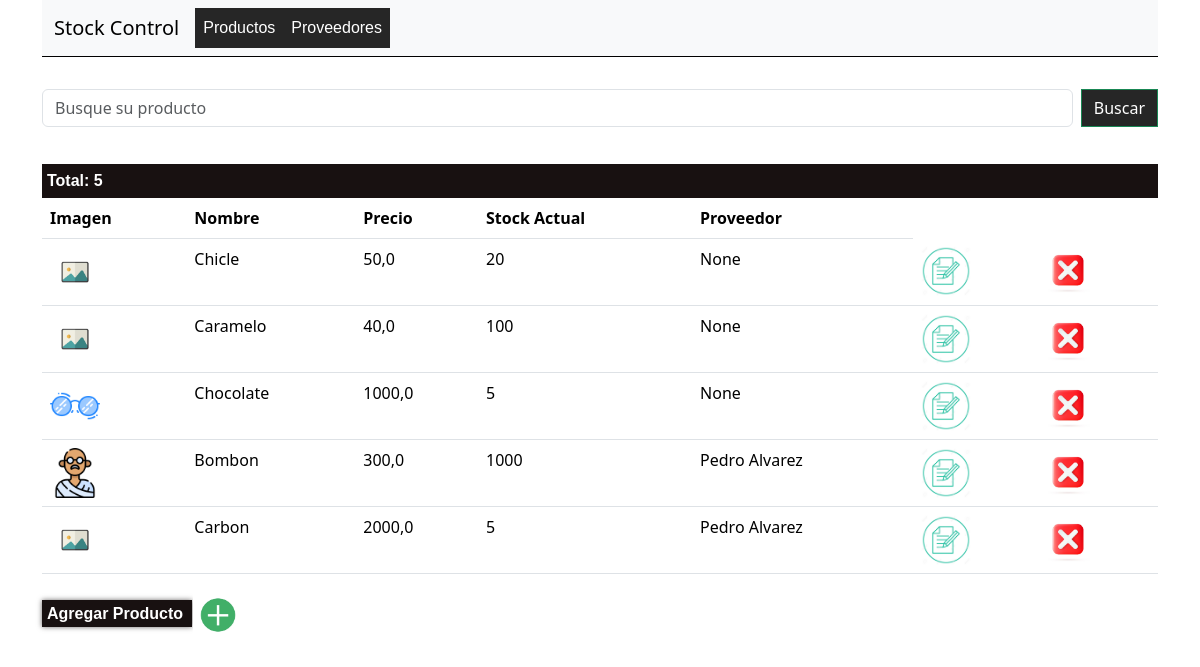
The page /compra/productos/ on the database as committed earlier.
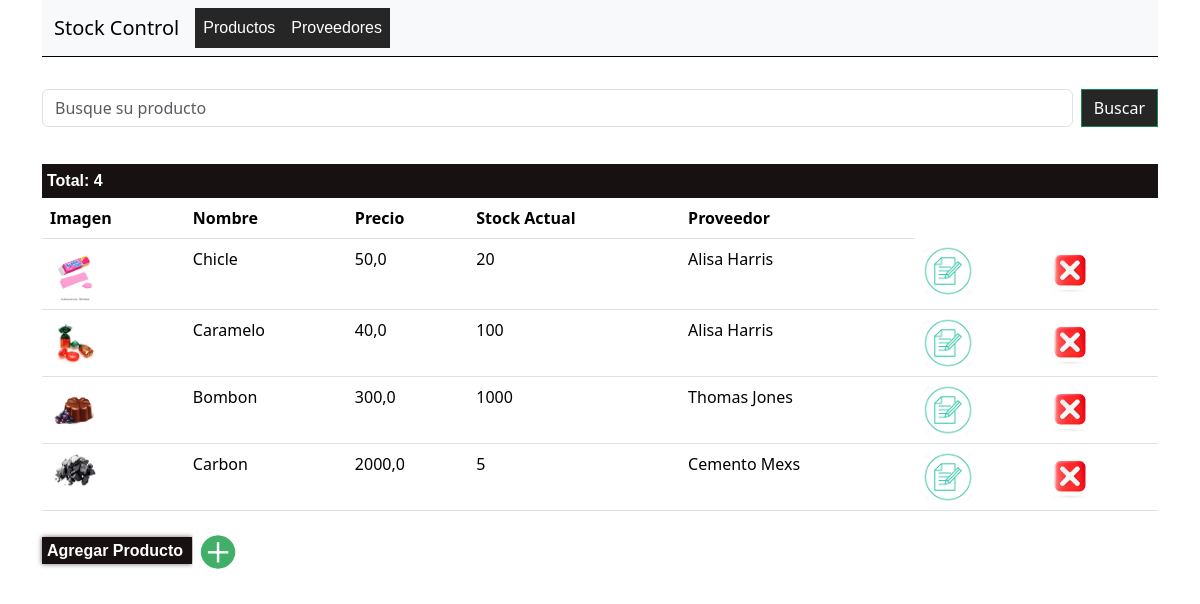
The same page on the database as committed later.
### compra/models.py (models this page shows, shortened)
class Producto(models.Model):
    nombre = models.CharField(max_length=50)
    precio = models.FloatField() or models.IntegerField()
    stock_actual = models.IntegerField()
    proveedor = models.ForeignKey(Proveedor, on_delete= models.CASCADE, null=True , blank=True)
    foto = models.ImageField(upload_to='producto_img/', default= 'producto_default.avif')

class Proveedor(models.Model):
    nombre = models.CharField(max_length=50)
    apellido = models.CharField(max_length=50)
    dni = models.IntegerField()
    foto = models.ImageField(upload_to='proveedor_img/', default= 'contacto.png')
    def __str__(self):
        return F"{self.nombre} {self.apellido}"

### compra/views.py (the view)
# urls.py: path("productos/", lista_productos , name = "listado_productos"),
def lista_productos(request):
    productos = Producto.objects.all()
    return render(request, "compra/front_productos.html", {"productos" : productos})

### templates/compra/front_productos.html (shortened to what this page needs)
{% extends "base.html" %}
{% load static %}
{% block content %}
<link rel="stylesheet" href="{% static 'css/front_productos.css' %}">
<div>
<form class="d-flex" role="search" method = "post" action = "{% url 'compra:busqueda_producto' %}"  >
  <input class="form-control me-2" type="search" placeholder="Busque su producto" aria-label="Search" name="buscar">
  <button class="btn btn-outline-success" type="submit">Buscar</button>
</form>
</div>
<th>
  <div class = "cantidad">  Total: {{productos.count}}</div>
</th>
<table class="table table-hover">
    <thead>
      <tr>
        <th scope="col">Imagen</th>
        <th scope="col">Nombre</th>
        <th scope="col">Precio</th>
        <th scope="col">Stock Actual</th>
        <th scope="col">Proveedor</th>
      </tr>
    </thead>
    <tbody>
        {% for producto in productos %}
      <tr>
        <th scope="row">
           <a href = "{% url 'compra:productos_por_id' producto.id %}">
            <img src = "{{producto.foto.url}}" width ="50px" />
           </a>
        </th>
        <td>{{producto.nombre}}</td>
        <td>{{producto.precio}}</td>
        <td>{{producto.stock_actual}}</td>
        <td>
            {{producto.proveedor}}
        </td>
        <td>
          <a href = "{% url 'compra:producto_modificar' producto.pk %}">
            <img src = "{% static 'img/modificar1.png' %}" alt = "MODIFICAR" width = "50px" />
          </a>
        </td>
        <td>
          <a href = "{% url 'compra:producto_eliminar' producto.pk %}">
            <img src = "{% static 'img/delete.avif' %}" alt = "ELIMINAR" width = "50px" />
          </a>
        </td>
      </tr>
        {% endfor %}
    </tbody>
  </table>
  <th>
    <a class = "agregar" href = "{% url 'compra:producto_crear' %}"> Agregar Producto
    </a>
    <a href = "{% url 'compra:producto_crear' %}">
    <img class = "agregar_btn" src = "{% static 'img/agregar.avif' %}" alt = "AGREGAR" width = "50px"/>
    </a>
  </th>
{% endblock content %}

### templates/base.html (shortened to what this page needs)
{% load static %}
<!doctype html>
<link rel="stylesheet" href="{% static 'css/front_base.css' %}">
<html lang="en">
  <head>
    <link href="https://cdn.jsdelivr.net/npm/bootstrap@5.3.3/dist/css/bootstrap.min.css" rel="stylesheet">
  </head>
  <body>
    <div class="container" >
  <nav class="navbar navbar-expand-lg bg-body-tertiary">
    <div class="container-fluid">
      <a class="navbar-brand"  href = "{% url 'compra:inicio' %}" >Stock Control</a>
      <div class="collapse navbar-collapse" id="navbarNav">
        <ul class="navbar-nav">
          <li class="nav-item">
            <a class="nav-link" href= "{% url 'compra:listado_productos' %}">Productos</a>
          </li>
          <li class="nav-item">
            <a class="nav-link" href="{% url 'compra:listado_proveedores' %}">Proveedores</a>
          </li>
        </ul>
      </div>
    </div>
  </nav>
        {% block content %}
        {% endblock content %}
    </div>
  </body>
</html>

### static/css/front_base.css (style rules this page uses)
.navbar { padding-bottom: .3em; margin-bottom: 2em; border-bottom: 1px solid hsl(0, 0%, 0%) }
.navbar ul { list-style-type: none; padding: 0; margin: 0; background:hsl(0, 0%, 15%); }
.navbar li a { display: block; text-decoration: none; color: hsl(0, 0%, 100%); font-family: Arial; }

### static/css/front_productos.css (style rules this page uses)
.d-flex { padding-bottom: .3em; margin-bottom: 2em; }
.btn { background:hsl(0, 0%, 15%); color: hsl(0, 0%, 100%); border-radius: 0px; }
.cantidad { background-color: hsl(0, 17%, 8%); color: hsl(0, 0%, 100%); padding: 5px 5px 5px 5px; text-decoration: none; font-weight: bold; border-radius: 0px; font-family: Arial; }
.agregar { background-color: hsl(0, 17%, 8%); color: hsl(0, 0%, 100%); border-radius: 0px; font-family: Arial; font-weight: bold; padding: 5px 5px 5px 5px; text-decoration: none; box-shadow: 0px 0px 5px rgb(109, 106, 106); }
.agregar_btn { margin-left: 1px; }

Rows that differ between the two databases and show on the page:
removed Producto: foto (picture), nombre "Chocolate", precio "1000,0", stock_actual "5", proveedor "None"
changed Producto "Chicle": foto: picture added in place of a placeholder; proveedor "None" → "Alisa Harris"
changed Producto "Caramelo": foto: picture added in place of a placeholder; proveedor "None" → "Alisa Harris"
changed Producto "Bombon": foto: a different picture; proveedor "Pedro Alvarez" → "Thomas Jones"
changed Producto "Carbon": foto: picture added in place of a placeholder; proveedor "Pedro Alvarez" → "Cemento Mexs"
Other text that changed with them:
{{ productos.count }}: "5" → "4"
